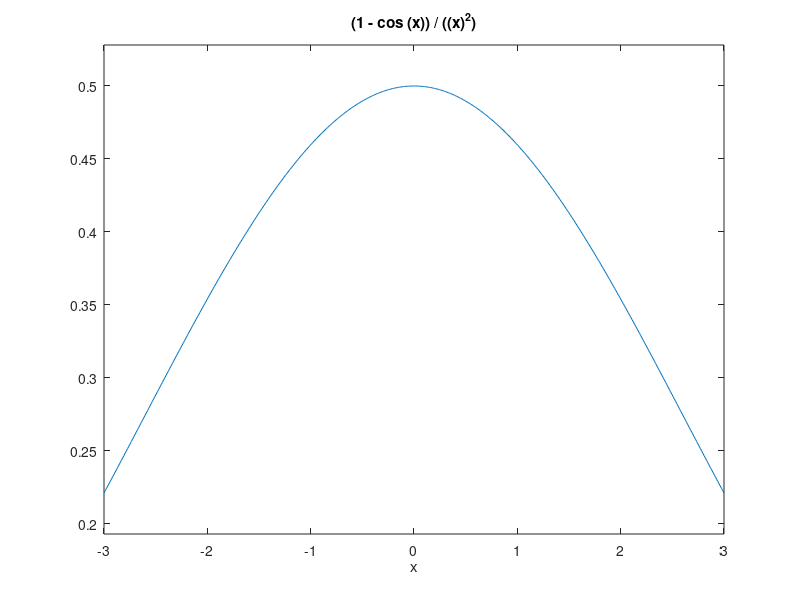

The MATLAB source for this figure:
% Laboratorio #1

% Ejercicio 1:
intervalo=[-3,3];
f=@(x) (1-cos(x))./((x).^2);
% 1.a
ezplot(f,intervalo)
% 1.b
f(1.2*10^(-8))
% 1.c
g=@(x) (0.5).*(((sin(x./2))./(x./2)).^2);
g(1.2*10^(-8))